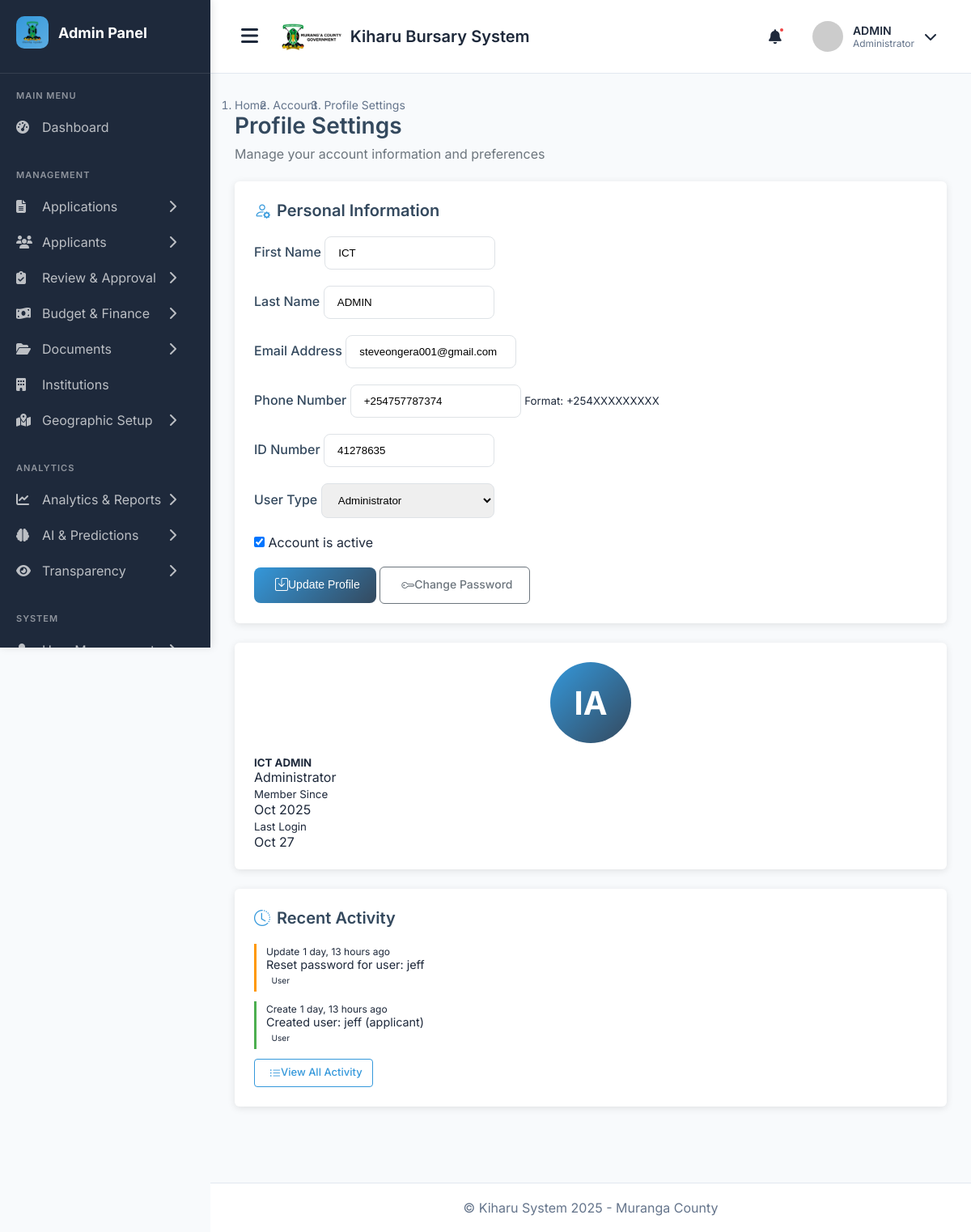
Screenshot of /admin-profile/ (signed in) with the database file from the repository.
### main_application/models.py (models this page shows, shortened)
class User(AbstractUser):
    USER_TYPES = (
        ('applicant', 'Applicant'),
        ('admin', 'Administrator'),
        ('reviewer', 'Application Reviewer'),
        ('finance', 'Finance Officer'),
        ('county_admin', 'County Administrator'),
        ('constituency_admin', 'Constituency Administrator'),
        ('ward_admin', 'Ward Administrator'),
    )
    user_type = models.CharField(max_length=25, choices=USER_TYPES, default='applicant')
    id_number = models.CharField(max_length=20, unique=True, null=True, blank=True)
    phone_regex = RegexValidator(
        regex=r'^\+254\d{9}$',
        message="Phone number must be entered in the format: '+254XXXXXXXXX'. Exactly 12 digits including country code."
    )
    phone_number = models.CharField(validators=[phone_regex], max_length=17, blank=True)

class AuditLog(models.Model):
    ACTION_TYPES = (
        ('create', 'Create'),
        ('update', 'Update'),
        ('delete', 'Delete'),
        ('view', 'View'),
        ('approve', 'Approve'),
        ('reject', 'Reject'),
        ('disburse', 'Disburse'),
        ('login', 'Login'),
        ('logout', 'Logout'),
        ('export', 'Export Data'),
        ('print', 'Print Document'),
    )
    user = models.ForeignKey(
        User,
        on_delete=models.SET_NULL,
        null=True,
        related_name='audit_logs'
    )
    action = models.CharField(max_length=20, choices=ACTION_TYPES)
    table_affected = models.CharField(max_length=100)
    record_id = models.CharField(max_length=100, blank=True, null=True)
    description = models.TextField()
    ip_address = models.GenericIPAddressField()
    user_agent = models.TextField(blank=True, null=True)
    old_values = models.JSONField(blank=True, null=True)
    new_values = models.JSONField(blank=True, null=True)
    timestamp = models.DateTimeField(auto_now_add=True)
    class Meta:
        ordering = ['-timestamp']

### main_application/views.py (the view)
# urls.py: path('admin-profile/', views.admin_profile_settings, name='admin_profile_settings'),
@login_required
@user_passes_test(is_admin_or_staff)
def admin_profile_settings(request):
    user = request.user
    if request.method == 'POST':
        form = AdminProfileForm(request.POST, instance=user)
        if form.is_valid():
            form.save()
            messages.success(request, 'Profile updated successfully!')
            AuditLog.objects.create(
                user=request.user,
                action='update',
                table_affected='User',
                record_id=str(user.id),
                description=f'Updated profile information',
                ip_address=request.META.get('REMOTE_ADDR', '127.0.0.1')
            )
            return redirect('admin_profile_settings')
    else:
        form = AdminProfileForm(instance=user)
    recent_activities = AuditLog.objects.filter(user=user).order_by('-timestamp')[:10]
    context = {
        'form': form,
        'user': user,
        'recent_activities': recent_activities,
        'page_title': 'Profile Settings',
    }
    return render(request, 'admin/profile_settings.html', context)

### main_application/views.py (called while the page is built)
def is_admin_or_staff(user):
    return user.is_authenticated and (user.is_staff or user.user_type in ['admin', 'reviewer', 'finance'])

### templates/admin/profile_settings.html (shortened to what this page needs)
{% extends 'admin_base.html' %}
{% load static %}
{% block content %}
<div class="container-fluid">
    <div class="row">
        <div class="col-12">
            <nav aria-label="breadcrumb">
            <ol class="breadcrumb mb-3">
                <li class="breadcrumb-item">
                <a href="{% url 'admin_dashboard' %}">Home</a>
                </li>
                <li class="breadcrumb-item">
                <a href="#">Account</a>
                </li>
                <li class="breadcrumb-item active" aria-current="page">
                Profile Settings
                </li>
            </ol>
            </nav>
            <div class="page-header">
                <h4 class="page-title">Profile Settings</h4>
                <p class="page-subtitle">Manage your account information and preferences</p>
            </div>
        </div>
    </div>
    <div class="row">
        <div class="col-lg-8">
            <div class="profile-card">
                <h4 class="card-title">
                    <i class="bi bi-person-gear"></i>
                    Personal Information
                </h4>
                <form method="post" class="needs-validation" novalidate>
                    <div class="row">
                        <div class="col-md-6">
                            <div class="form-group">
                                <label class="form-label">First Name</label>
                                {{ form.first_name }}
                            </div>
                        </div>
                        <div class="col-md-6">
                            <div class="form-group">
                                <label class="form-label">Last Name</label>
                                {{ form.last_name }}
                            </div>
                        </div>
                    </div>
                    <div class="row">
                        <div class="col-md-6">
                            <div class="form-group">
                                <label class="form-label">Email Address</label>
                                {{ form.email }}
                            </div>
                        </div>
                        <div class="col-md-6">
                            <div class="form-group">
                                <label class="form-label">Phone Number</label>
                                {{ form.phone_number }}
                                <small class="form-text text-muted">Format: +254XXXXXXXXX</small>
                            </div>
                        </div>
                    </div>
                    <div class="row">
                        <div class="col-md-6">
                            <div class="form-group">
                                <label class="form-label">ID Number</label>
                                {{ form.id_number }}
                            </div>
                        </div>
                        <div class="col-md-6">
                            <div class="form-group">
                                <label class="form-label">User Type</label>
                                {{ form.user_type }}
                            </div>
                        </div>
                    </div>
                    <div class="form-group">
                        <div class="form-check">
                            {{ form.is_active }}
                            <label class="form-check-label" for="{{ form.is_active.id_for_label }}">
                                Account is active
                            </label>
                        </div>
                    </div>
                    <div class="form-actions">
                        <button type="submit" class="btn btn-primary">
                            <i class="bi bi-save me-2"></i>Update Profile
                        </button>
                        <a href="{% url 'admin_security_audit' %}" class="btn btn-outline-secondary ms-2">
                            <i class="bi bi-key me-2"></i>Change Password
                        </a>
                    </div>
                </form>
            </div>
        </div>
        <div class="col-lg-4">
            <div class="profile-card text-center">
                <div class="profile-avatar">
                    {{ user.first_name.0|default:"U" }}{{ user.last_name.0|default:"" }}
                </div>
                <h5>{{ user.first_name }} {{ user.last_name }}</h5>
                <p class="text-muted">{{ user.get_user_type_display }}</p>
                <div class="row text-center">
                    <div class="col-6">
                        <small class="text-muted">Member Since</small>
                        <div class="fw-bold">{{ user.date_joined|date:"M Y" }}</div>
                    </div>
                    <div class="col-6">
                        <small class="text-muted">Last Login</small>
                        <div class="fw-bold">{{ user.last_login|date:"M d" }}</div>
                    </div>
                </div>
            </div>
            <div class="profile-card">
                <h5 class="card-title">
                    <i class="bi bi-clock-history"></i>
                    Recent Activity
                </h5>
                {% if recent_activities %}
                    <div class="activity-scroll-container">
                        {% for activity in recent_activities %}
                            <div class="activity-item {{ activity.action }}">
                                <div class="d-flex justify-content-between">
                                    <small class="fw-bold">{{ activity.get_action_display }}</small>
                                    <small class="text-muted">{{ activity.timestamp|timesince }} ago</small>
                                </div>
                                <div class="text-muted small">
                                    {{ activity.description|truncatechars:50 }}
                                </div>
                                {% if activity.table_affected %}
                                    <small class="badge bg-light text-dark">{{ activity.table_affected }}</small>
                                {% endif %}
                            </div>
                        {% endfor %}
                    </div>
                    <div class="text-center mt-3">
                        <a href="{% url 'admin_security_audit' %}" class="btn btn-sm btn-outline-primary">
                            <i class="bi bi-list-ul me-1"></i>View All Activity
                        </a>
                    </div>
                {% else %}
                    <div class="text-center text-muted py-3">
                        <i class="bi bi-inbox fa-2x mb-2" style="font-size: 2rem;"></i>
                        <p>No recent activity</p>
                    </div>
                {% endif %}
            </div>
        </div>
    </div>
</div>
{% endblock %}

### templates/admin_base.html (style rules this page uses)
* { margin: 0; padding: 0; box-sizing: border-box; }
:root { --primary-color: #3498db; --primary-hover: #2980b9; --sidebar-bg: #1E293B; --sidebar-hover: #334155; --main-bg: #F8FAFC; --card-bg: #FFFFFF; --text-primary: #1E293B; --text-secondary: #64748B; --border-color: #E2E8F0; --success-color: #10B981; --danger-color: #EF4444; --warning-color: #F59E0B; }
body { font-family: 'Inter', sans-serif; background-color: var(--main-bg); color: var(--text-primary); overflow-x: hidden; }
.page-header { margin-bottom: 30px; }
.page-title { font-size: 28px; font-weight: 700; margin-bottom: 8px; }
.breadcrumb { display: flex; gap: 8px; color: var(--text-secondary); font-size: 14px; }
.breadcrumb a { color: var(--text-secondary); text-decoration: none; }
.btn { display: inline-block; font-weight: 500; line-height: 1.5; color: #1E293B; text-align: center; text-decoration: none; vertical-align: middle; cursor: pointer; user-select: none; background-color: transparent; border: 1px solid transparent; padding: 10px 20px; font-size: 14px; border-radius: 6px; transition: all 0.3s ease; white-space: nowrap; }
.btn-sm { padding: 6px 12px; font-size: 13px; border-radius: 4px; }
.btn-primary { color: #ffffff; background-color: #3498db; border-color: #3498db; }
.btn-outline-primary { color: #3498db; border-color: #3498db; background-color: transparent; }
.btn-outline-secondary { color: #6c757d; border-color: #6c757d; background-color: transparent; }
.btn i { margin-right: 6px; font-size: 16px; vertical-align: middle; }
.btn i:last-child { margin-right: 0; margin-left: 6px; }
.btn-sm i { font-size: 14px; margin-right: 4px; }

### templates/admin/profile_settings.html (style rules this page uses)
:root { --primary-color: #3498db; --secondary-color: #34495e; }
.profile-card { background: white; border-radius: 6px; box-shadow: 0 2px 10px rgba(0,0,0,0.1); padding: 1.5rem; margin-bottom: 1.5rem; }
.profile-avatar { width: 100px; height: 100px; border-radius: 50%; background: linear-gradient(135deg, var(--primary-color) 0%, var(--secondary-color) 100%); display: flex; align-items: center; justify-content: center; font-size: 2.5rem; color: white; margin: 0 auto 1rem; font-weight: bold; }
.activity-scroll-container { max-height: 300px; overflow-y: auto; padding-right: 5px; }
.activity-item { border-left: 3px solid #e3f2fd; padding-left: 0.75rem; margin-bottom: 0.75rem; padding-bottom: 0.5rem; font-size: 0.9rem; }
.activity-item.create { border-left-color: #4caf50; }
.activity-item.update { border-left-color: #ff9800; }
.form-group { margin-bottom: 1.25rem; }
.btn-primary { background: linear-gradient(135deg, var(--primary-color) 0%, var(--secondary-color) 100%); border: none; border-radius: 8px; padding: 10px 20px; }
.page-header { margin-bottom: 1.5rem; }
.page-title { color: var(--secondary-color); font-weight: 600; }
.page-subtitle { color: #6c757d; font-size: 1rem; }
.card-title { color: var(--secondary-color); font-weight: 600; font-size: 1.25rem; display: flex; align-items: center; margin-bottom: 1.25rem; }
.card-title i { color: var(--primary-color); margin-right: 0.5rem; }
.form-label { font-weight: 500; color: var(--secondary-color); margin-bottom: 0.5rem; }
.form-control, .form-select { border-radius: 8px; padding: 0.75rem 1rem; border: 1px solid #dee2e6; }
.badge { font-size: 0.7em; padding: 0.35em 0.65em; }

### rows the page displays
User: first_name "ICT", last_name "ADMIN", email "steveongera001@gmail.com", phone_number "+254757787374", id_number "41278635", user_type "Administrator", is_active "☑", first_name.0 "I", last_name.0 "A", date_joined "Oct 2025", last_login "Oct 27"
AuditLog: action "Update", timestamp "1 day, 13 hours", description "Reset password for user: jeff", table_affected "User"
AuditLog: action "Create", timestamp "1 day, 13 hours", description "Created user: jeff (applicant)", table_affected "User"
